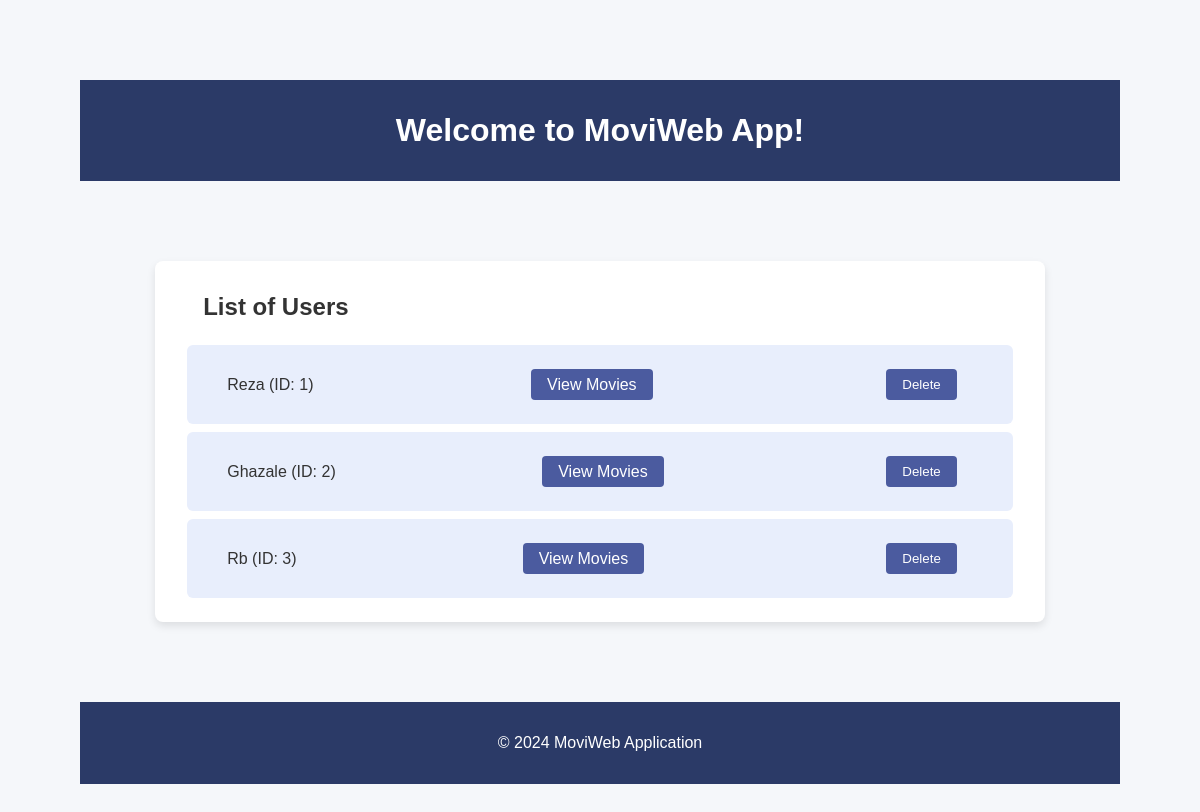
The app's page /users/, older data.
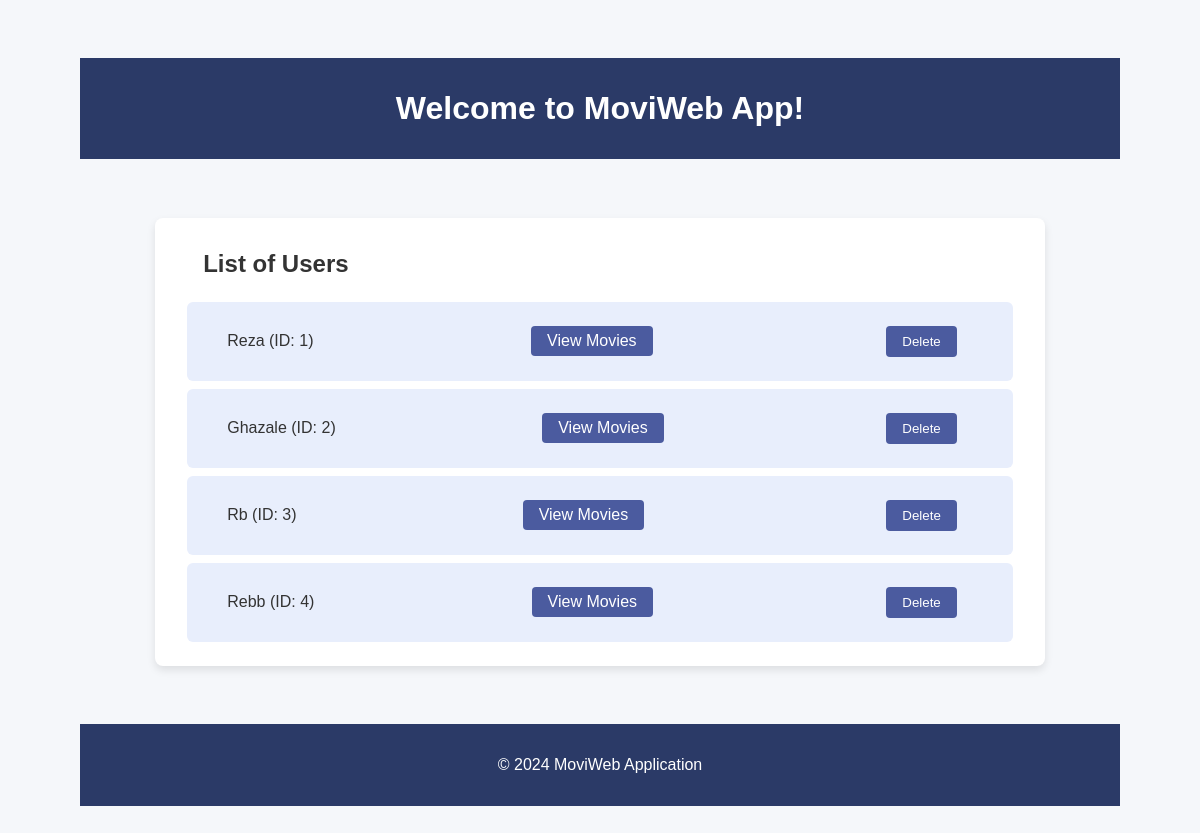
The same page, newer data.
### datamanager/models.py (models this page shows)
class User(db.Model):
    __tablename__ = 'users'
    id = db.Column(db.Integer, primary_key=True)
    name = db.Column(db.String(50), nullable=False)
    movies = db.relationship('Movie', backref='user', cascade='all, delete-orphan')
    def __repr__(self):
        return f'<User {self.name}>'

### users/routes.py (the view)
@users_bp.route('/')
def list_users():
    users = User.query.all()
    print("Users retrieved from database:", users)
    return render_template('users.html', users=users)

### templates/users.html (shortened to what this page needs)
<!doctype html>
<html lang="en">
<head>
  <link rel="stylesheet" href="{{ url_for('static', filename='styles.css') }}">
</head>
<body>
<header>
  <h1>Welcome to MoviWeb App!</h1>
</header>
<div class="container">
  <h2>List of Users</h2>
  <ul class="user-list">
    {% for user in users %}
    <li>
      <span>{{ user.name.title() }} (ID: {{ user.id }})</span>
      <a href="{{ url_for('users.user_movies', user_id=user.id)}}" class="user-link">View Movies</a>
      <form action="{{ url_for('users.delete_user', user_id=user.id) }}" method="POST" style="display: inline">
        <button type="submit" onclick="return confirm('Are you sure you want to delete this user?')">Delete</button>
      </form>
    </li>
    {% else %}
      <li>No users found</li>
    {% endfor %}
  </ul>
</div>
<footer>
  <p>&copy; 2024 MoviWeb Application</p>
</footer>
</body>
</html>

### static/styles.css (style rules this page uses)
* { margin: auto 1rem; padding: 1rem 1rem; }
body { font-family: Arial, sans-serif; background-color: #f5f7fa; color: #333; min-height: 100vh; display: flex; flex-direction: column; }
header, footer { background-color: #2b3a67; color: white; text-align: center; padding: 1rem; }
footer { margin-top: auto; }
.container { width: 80%; max-width: 1000px; margin: 2rem auto; padding: 1rem; background-color: white; border-radius: 8px; box-shadow: 0 4px 8px rgba(0, 0, 0, 0.1); }
a { color: #a7afc6; text-decoration: none; }
.user-list, .movies-list { list-style: none; padding: 0; }
.user-list li, .movies-list li { display: flex; justify-content: space-between; align-items: center; background-color: #e8eefc; padding: 0.5rem; margin: 0.5rem 0; border-radius: 6px; }
button, .user-link { background-color: #4b5b9f; color: white; padding: 0.4rem 1rem; border: none; border-radius: 4px; cursor: pointer; }
button[type="submit"] { background-color: #4b5b9f; color: white; padding: 0.5rem 1rem; border: none; border-radius: 4px; cursor: pointer; }

Row changes from the older to the newer data that the page shows:
added User: name "Rebb", id "4"
